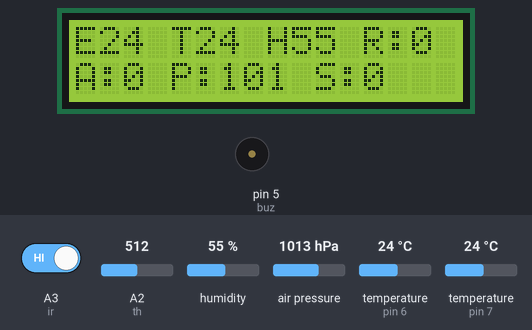
Simulated run of this sketch. Board: Arduino Uno, built with avr-gcc and run on an emulated ATmega328P. Parts: 16×2 character LCD, buzzer (waves = sounding, pin HIGH). The inputs (shaded band) are chosen by the test bench; at power-on: air pressure 1013 hPa, humidity 55 %, temperature (sensors on pin 6, pin 7) 24 °C, A2 (th) = 512, A3 (ir) HIGH. Not simulated (calls return 0 or success): secrets.h.

Above: at 1.2 s.
1.3 s: air pressure set to 1028 hPa
At 3.0 s:
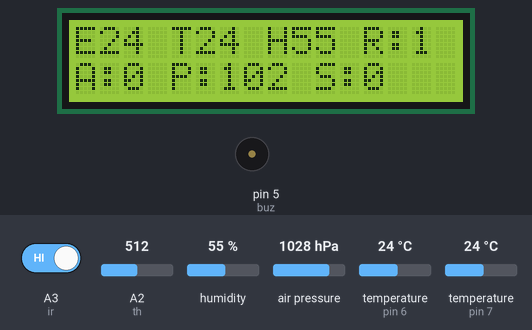
5.9 s: air pressure set to 1032 hPa
At 9.15 s:
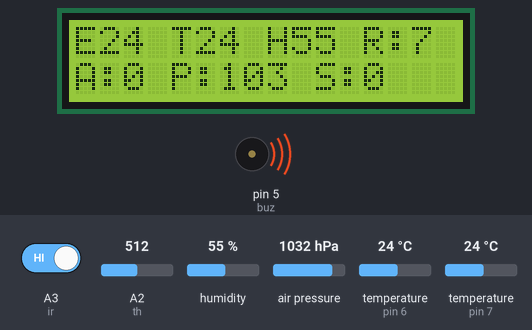
14.5 s: humidity set to 22 %
At 16.4 s:
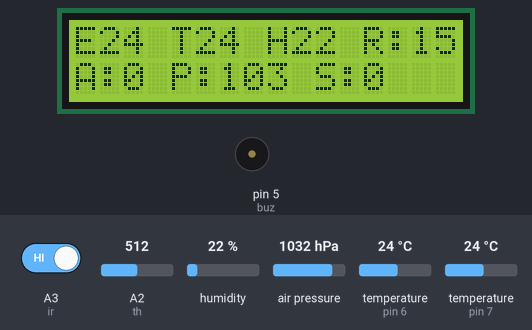
17.5 s: temperature (sensor on pin 6) set to 12 °C
At 18.5 s:
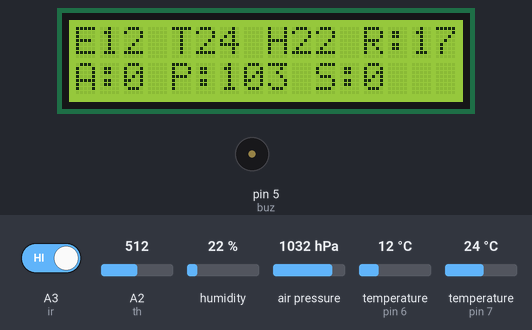
19.4 s: A2 (th) set to 716
At 20.8 s:
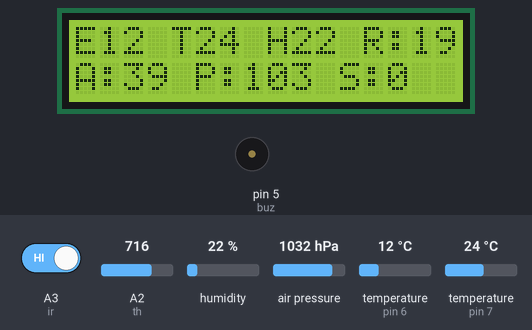
21.4 s: temperature (sensor on pin 7) set to 12 °C
At 24.7 s:
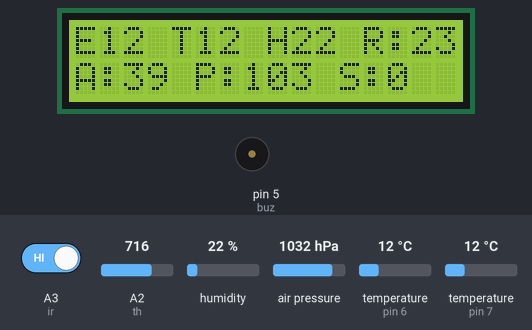
Timing chart, 0 to 26.4 s (numbered marks = the images above; inputs shaded):
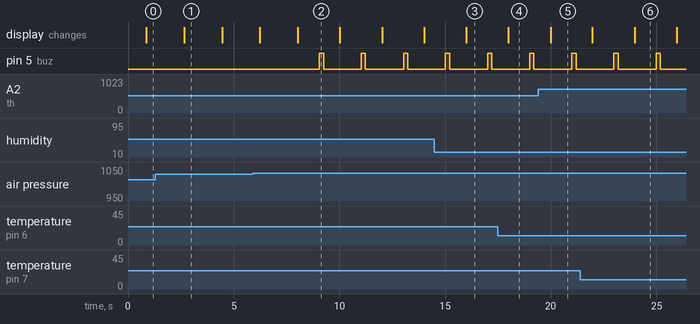

The sketch:

vh_mntrng.ino
```cpp
#include <LiquidCrystal.h>
#include "secrets.h"
#include "DHT.h"
#define DHTPIN 7
#include <OneWire.h>
#include <DallasTemperature.h>
#include <Adafruit_BMP085.h>
#define ONE_WIRE_BUS 6
OneWire oneWire(ONE_WIRE_BUS);
DallasTemperature sensors(&oneWire);
Adafruit_BMP085 bmp;
#define DHTTYPE DHT11
DHT dht(DHTPIN, DHTTYPE);
int rpm=0;
// Define the LCD pins
#define RS_PIN 8
#define EN_PIN 9
#define D4_PIN 10
#define D5_PIN 11
#define D6_PIN 12
#define D7_PIN 13
#define buz 5
int th=A2;
int cnt=0;
int xx=0;
int ir=A3;
int rt=0;
LiquidCrystal lcd(RS_PIN, EN_PIN, D4_PIN, D5_PIN, D6_PIN, D7_PIN);

long st=0;

void setup()
{
  // Initialize the LCD
  Serial.begin(9600);
  lcd.begin(16, 2);
 dht.begin();
 bmp.begin();
  pinMode(buz,OUTPUT);
  sensors.begin();

   st=millis();
}


void loop()
{
  rt=(millis()-st)/1000;
 int pval=bmp.readPressure()/1000;
  sensors.requestTemperatures();
  int tempC = sensors.getTempCByIndex(0);
  int tval=dht.readTemperature();
  int hval=dht.readHumidity();
  int thval=map(analogRead(th),512,1023,0,100);
  if(thval<0)
  thval=0;
  lcd.clear();
  lcd.print("E"+String(tempC) + " T" +String(tval) + " H" +String(hval)+ " R:"+String(rt));
  lcd.setCursor(0,1);
  lcd.print("A:"+String(thval) + " P:"+String(pval) + " S:"+String(rpm));

  cnt=cnt+1;
  if(cnt>15)
  {
    cnt=0;
  Serial.print("3516531," THINGSPEAK_WRITE_API_KEY"0,0,SRC 24G,src@internet,"+String(tempC) + "," +String(tval) +"," +String(hval)+","+ String(rt)+"," + String(thval)+"," + String(pval)+"," + String(rpm)+",0\n");
    }

    xx=0;
    rpm=0;
    while(xx<1000)
    {
      delay(1);
      xx=xx+1;
      if(digitalRead(ir)==0)
      {
        long x=millis();
        while((digitalRead(ir)==0) && (millis()-x)<200)
        {
          if(digitalRead(ir)==1)
          rpm=rpm+1;
        }

      }
    }
    rpm=rpm*60;

    if(tempC>37 || tval>38 || thval>90 || pval>102 )
    {
      digitalWrite(buz,1);
      delay(200);
       digitalWrite(buz,0);
    }


}
```

Measured:
- the behaviour switches between 1029 and 1030 hPa on air pressure (found by bisection; images 1 and 2)
- after the input at 5.9 s, pin 5 (buz): alternates HIGH for 0.20 s and LOW for 1.8 s, starting after 3.2 s
- after the input at 14.5 s, the display: changes after 1.5 s (image 3)
- after the input at 17.5 s, the display: changes after 0.49 s (image 4)
- after the input at 19.4 s, the display: changes after 0.60 s (image 5)
- what the display in image 1 shows lasts 1.8 s, from 2.7 s to 4.5 s
- what the display in image 2 shows lasts 2.0 s, from 8.0 s to 10.0 s
